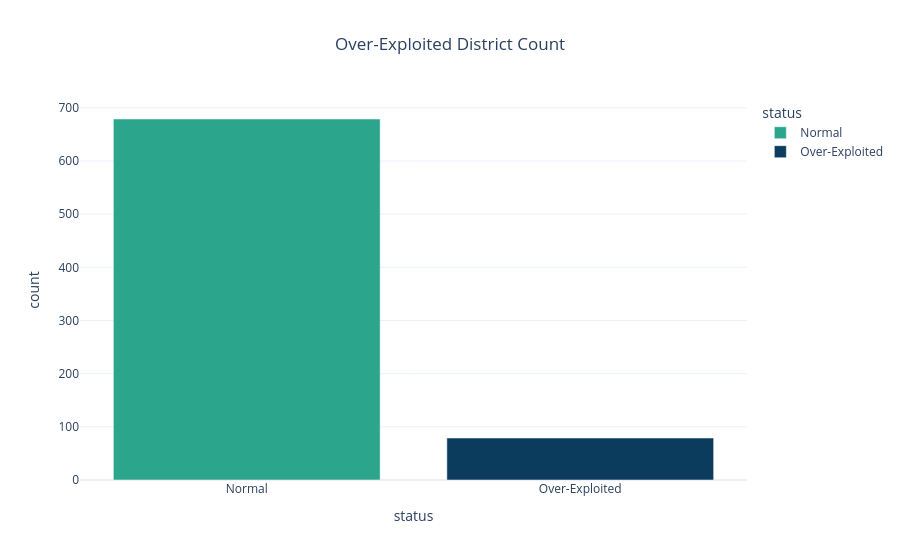

This figure's notebook cell:
### Markdown cell above
###  2 Over-Exploited District Count

- Districts with extraction ratio greater than 1 are over-exploited.

### Code cell
df['over_exploited'] = df['extraction_ratio'].apply(
    lambda x: 'Over-Exploited' if x > 1 else 'Normal'
)

count_exploit = df['over_exploited'].value_counts().reset_index()
count_exploit.columns = ['status', 'count']

fig1 = px.bar(
    count_exploit,
    x='status',
    y='count',
    color='status',
    title='Over-Exploited District Count',
    color_discrete_sequence=['#2CA58D', '#0B3C5D']  # ✅ Blue-Green
)

fig1.update_layout(
    template='plotly_white',
    title_x=0.5
)

fig1.show()

### Figure 1 — Plotly figure (JSON) as saved in the notebook; plotly's stock layout.template omitted (floating-point values rounded to 4 significant figures)
{"data": [{"hovertemplate": "status=%{x}<br>count=%{y}<extra></extra>", "legendgroup": "Normal", "marker": {"color": "#2CA58D", "pattern": {"shape": ""}}, "name": "Normal", "orientation": "v", "showlegend": true, "textposition": "auto", "type": "bar", "x": ["Normal"], "xaxis": "x", "y": [679], "yaxis": "y"}, {"hovertemplate": "status=%{x}<br>count=%{y}<extra></extra>", "legendgroup": "Over-Exploited", "marker": {"color": "#0B3C5D", "pattern": {"shape": ""}}, "name": "Over-Exploited", "orientation": "v", "showlegend": true, "textposition": "auto", "type": "bar", "x": ["Over-Exploited"], "xaxis": "x", "y": [79], "yaxis": "y"}], "layout": {"barmode": "relative", "legend": {"title": {"text": "status"}, "tracegroupgap": 0}, "title": {"text": "Over-Exploited District Count", "x": 0.5}, "xaxis": {"anchor": "y", "categoryarray": ["Normal", "Over-Exploited"], "categoryorder": "array", "domain": [0, 1], "title": {"text": "status"}}, "yaxis": {"anchor": "x", "domain": [0, 1], "title": {"text": "count"}}}}
